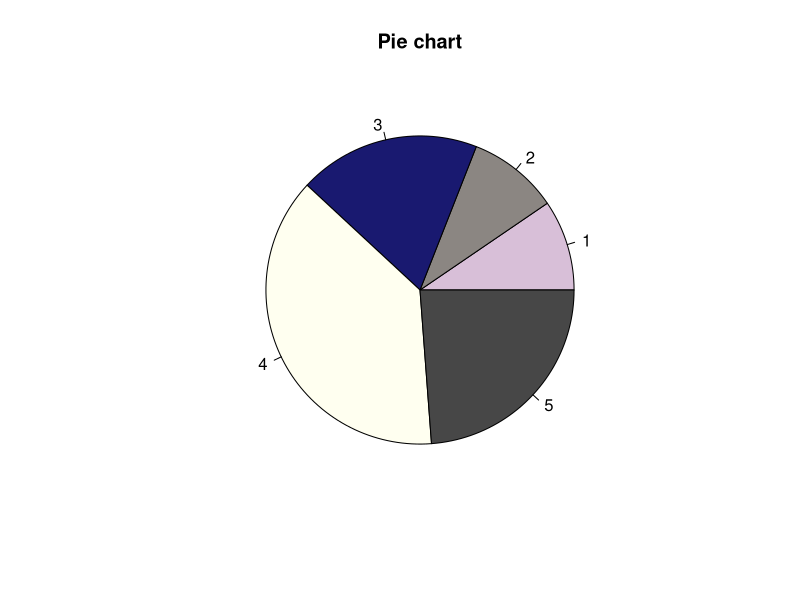
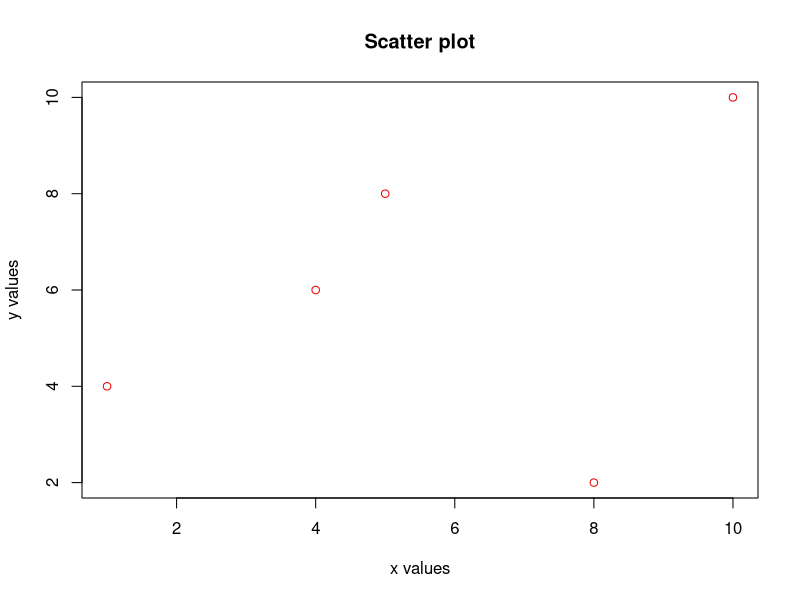
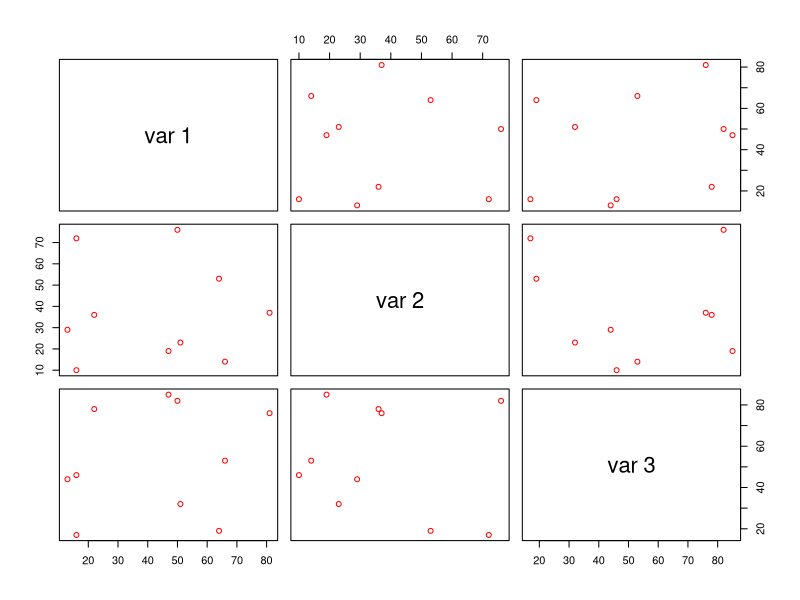
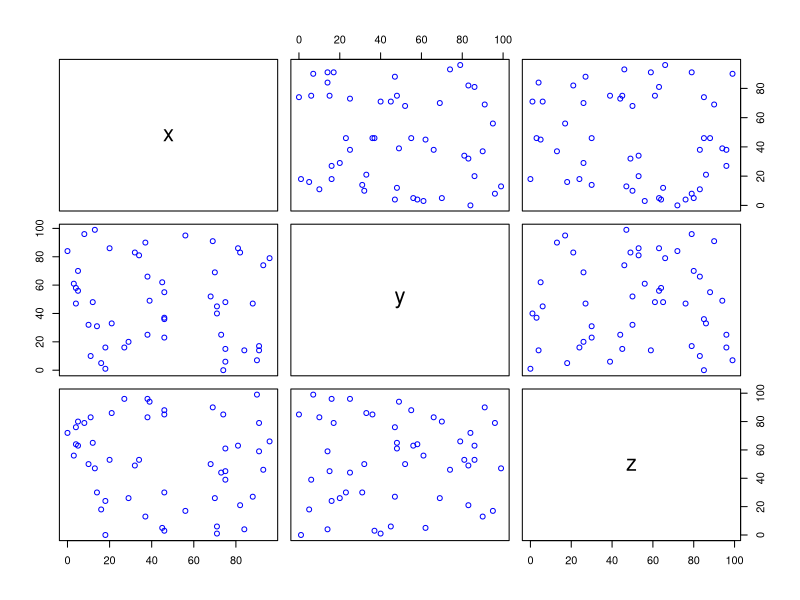
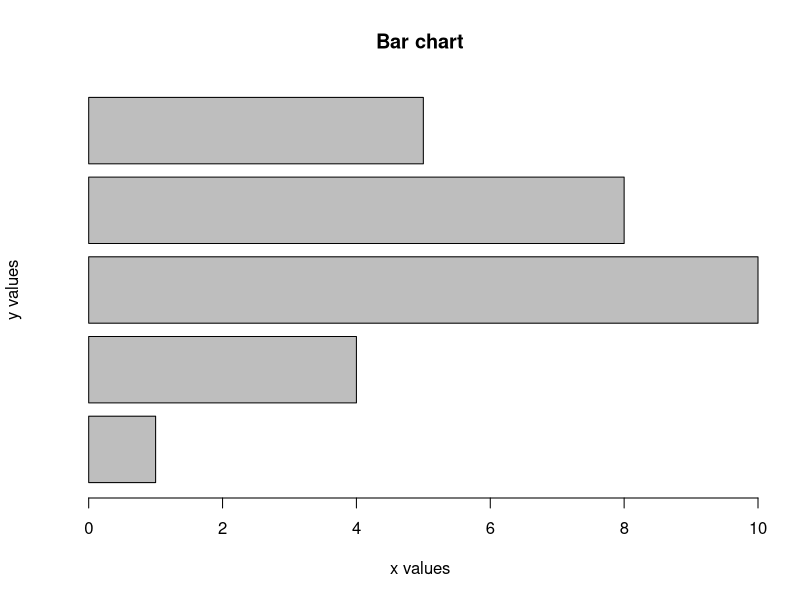
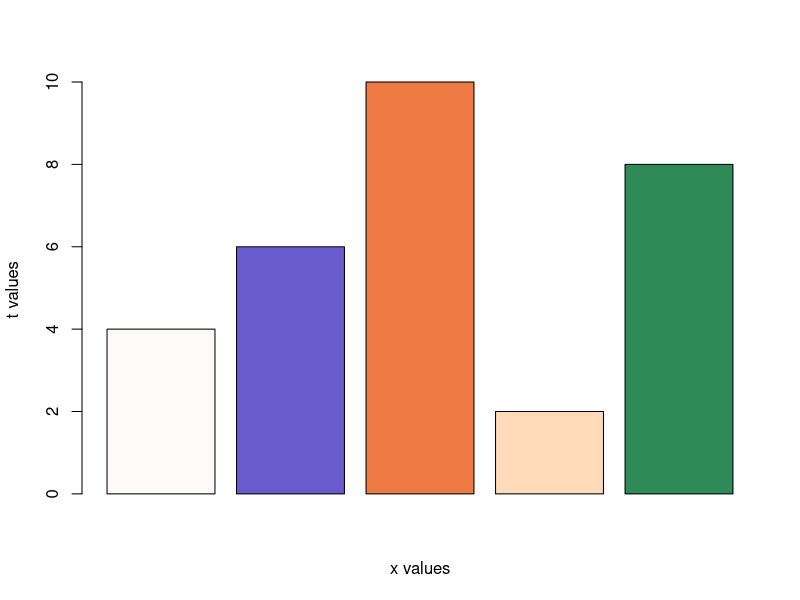
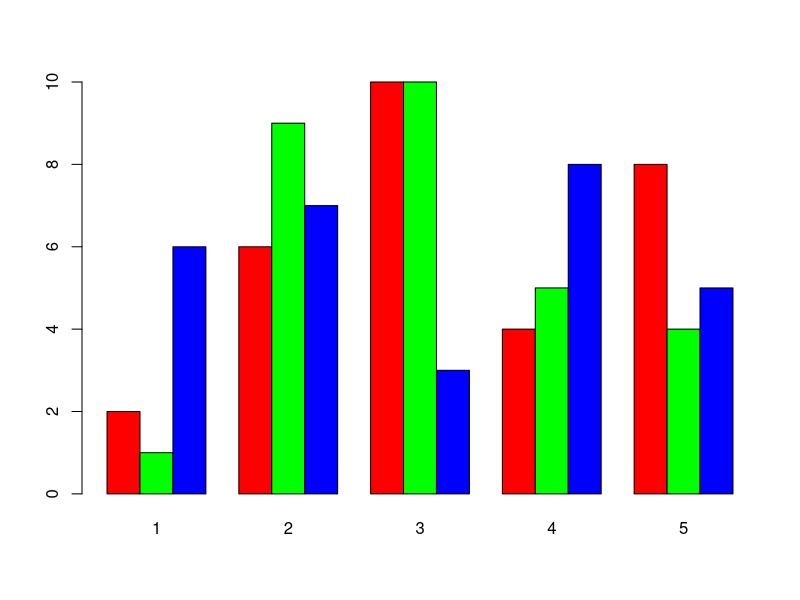
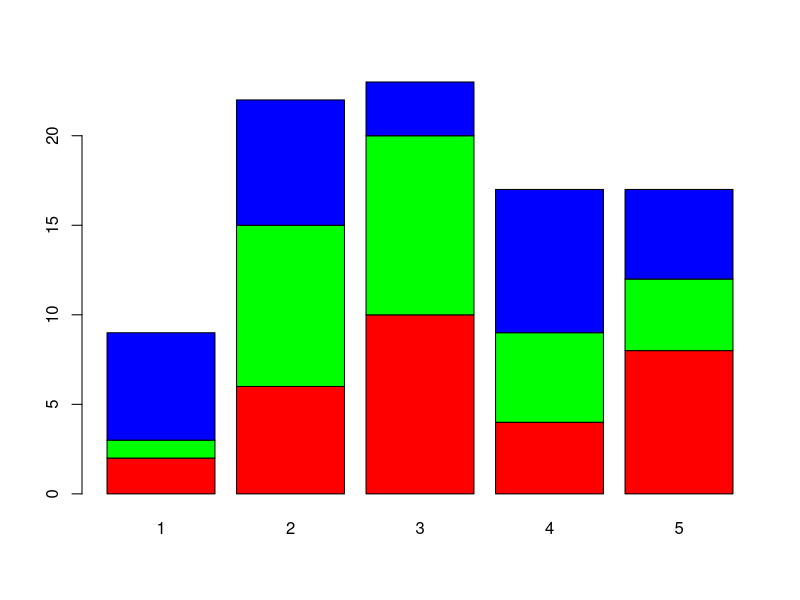

Reproduce these figures in R, in order.
# Pie chart

data=c(10,10,20,40,25)
pie(data,main='Pie chart',col=c('thistle','seashell4','midnightblue','ivory','grey28'))

# Scatter plot
x=c(1,4,10,8,5)
y=c(4,6,10,2,8)
plot(x,y,col='red2',main='Scatter plot',xlab='x values',ylab = 'y values')
# Multiple  sactter plots
m1=matrix(c(sample(10:90,replace = TRUE,size = 30)),nrow=10,ncol=3,byrow=TRUE)
pairs(m1,col='red')

df=data.frame('x'=sample(0:100,size=50,replace = TRUE),'y'=sample(0:100,size=50,replace = TRUE),
              'z'=sample(0:100,size=50,replace = TRUE))
pairs(df,col='blue')

# Bar chart
barplot(x,xlab = 'x values',ylab = 'y values',main='Bar chart',horiz=TRUE)
barplot(y,xlab='x values',ylab='t values',horiz=FALSE,col=c('snow','slateblue','sienna2','peachpuff','seagreen4'))

# Mutiple bar chart
m1=matrix(c(2,6,10,4,8,1,9,10,5,4,6,7,3,8,5),nrow=3,ncol=5,byrow=TRUE)
x=c(1,2,3,4,5)
x2=c('a','b','c')
barplot(m1,names.arg = x,col = c('red','green','blue'),beside = TRUE)
# Without beside argument 
barplot(m1,names.arg = x,col = c('red','green','blue'))

